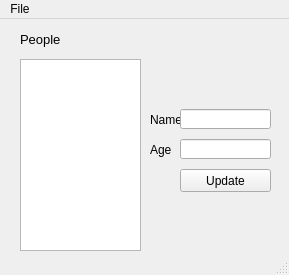
<?xml version="1.0" encoding="UTF-8"?>
<ui version="4.0">
 <class>MainWindow</class>
 <widget class="QMainWindow" name="MainWindow">
  <property name="geometry">
   <rect>
    <x>0</x>
    <y>0</y>
    <width>289</width>
    <height>275</height>
   </rect>
  </property>
  <property name="windowTitle">
   <string>Save Data Example</string>
  </property>
  <widget class="QWidget" name="centralwidget">
   <widget class="QListWidget" name="listPeople">
    <property name="geometry">
     <rect>
      <x>20</x>
      <y>40</y>
      <width>121</width>
      <height>192</height>
     </rect>
    </property>
   </widget>
   <widget class="QLabel" name="label">
    <property name="geometry">
     <rect>
      <x>20</x>
      <y>10</y>
      <width>47</width>
      <height>21</height>
     </rect>
    </property>
    <property name="font">
     <font>
      <pointsize>10</pointsize>
     </font>
    </property>
    <property name="text">
     <string>People</string>
    </property>
   </widget>
   <widget class="QPushButton" name="pushButtonUpdate">
    <property name="geometry">
     <rect>
      <x>180</x>
      <y>150</y>
      <width>91</width>
      <height>23</height>
     </rect>
    </property>
    <property name="text">
     <string>Update</string>
    </property>
   </widget>
   <widget class="QLabel" name="label_2">
    <property name="geometry">
     <rect>
      <x>150</x>
      <y>93</y>
      <width>31</width>
      <height>16</height>
     </rect>
    </property>
    <property name="text">
     <string>Name</string>
    </property>
   </widget>
   <widget class="QLabel" name="label_3">
    <property name="geometry">
     <rect>
      <x>150</x>
      <y>123</y>
      <width>31</width>
      <height>16</height>
     </rect>
    </property>
    <property name="text">
     <string>Age</string>
    </property>
   </widget>
   <widget class="QLineEdit" name="lineEditName">
    <property name="geometry">
     <rect>
      <x>180</x>
      <y>90</y>
      <width>91</width>
      <height>20</height>
     </rect>
    </property>
   </widget>
   <widget class="QLineEdit" name="lineEditAge">
    <property name="geometry">
     <rect>
      <x>180</x>
      <y>120</y>
      <width>91</width>
      <height>20</height>
     </rect>
    </property>
   </widget>
  </widget>
  <widget class="QMenuBar" name="menubar">
   <property name="geometry">
    <rect>
     <x>0</x>
     <y>0</y>
     <width>289</width>
     <height>21</height>
    </rect>
   </property>
   <widget class="QMenu" name="menuFile">
    <property name="title">
     <string>File</string>
    </property>
    <addaction name="actionSave_to_File"/>
    <addaction name="actionExit"/>
   </widget>
   <addaction name="menuFile"/>
  </widget>
  <widget class="QStatusBar" name="statusbar"/>
  <action name="actionExit">
   <property name="text">
    <string>Exit</string>
   </property>
  </action>
  <action name="actionSave_to_File">
   <property name="text">
    <string>Save to File</string>
   </property>
  </action>
 </widget>
 <resources/>
 <connections/>
</ui>
